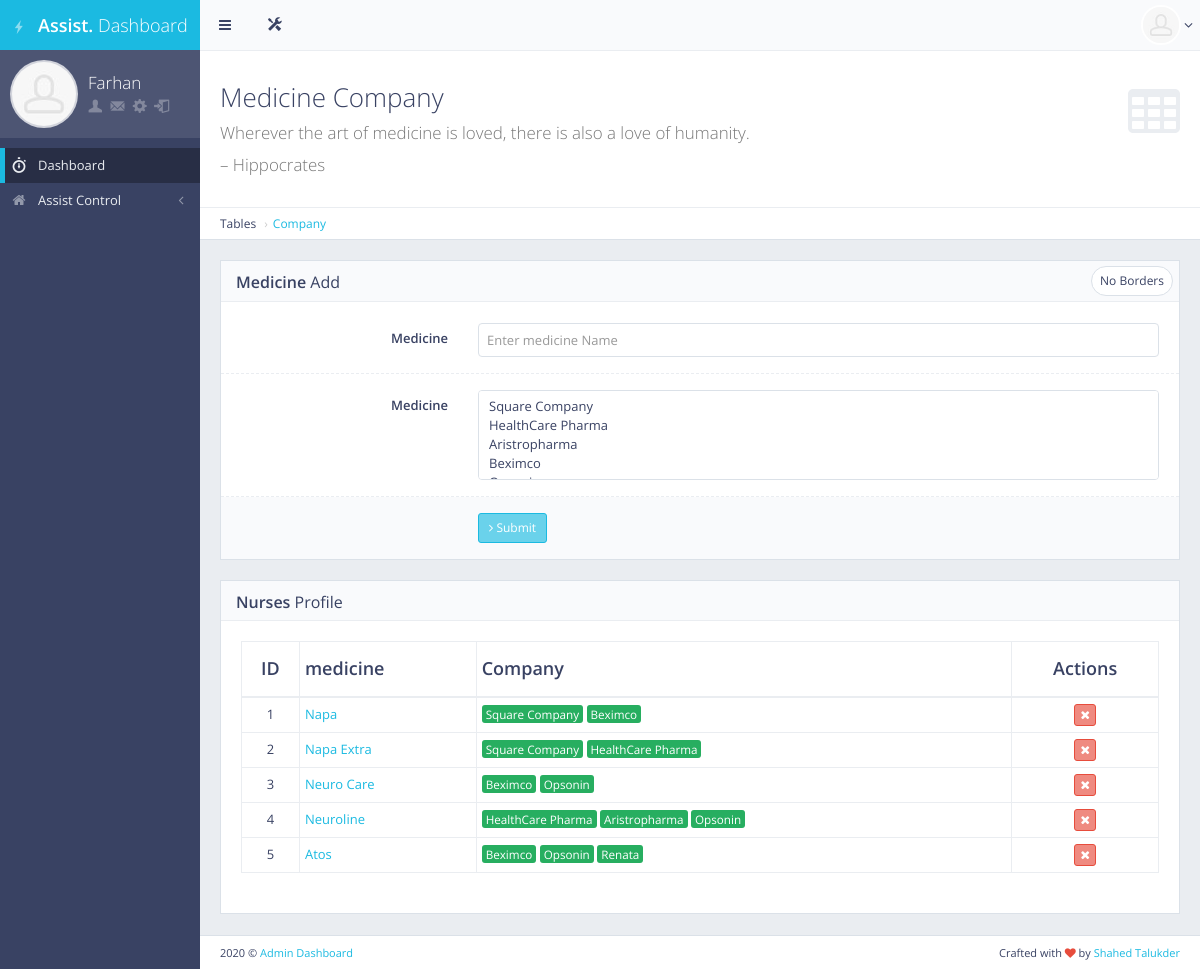
The page /medicine/ (signed in) on the database as committed earlier.
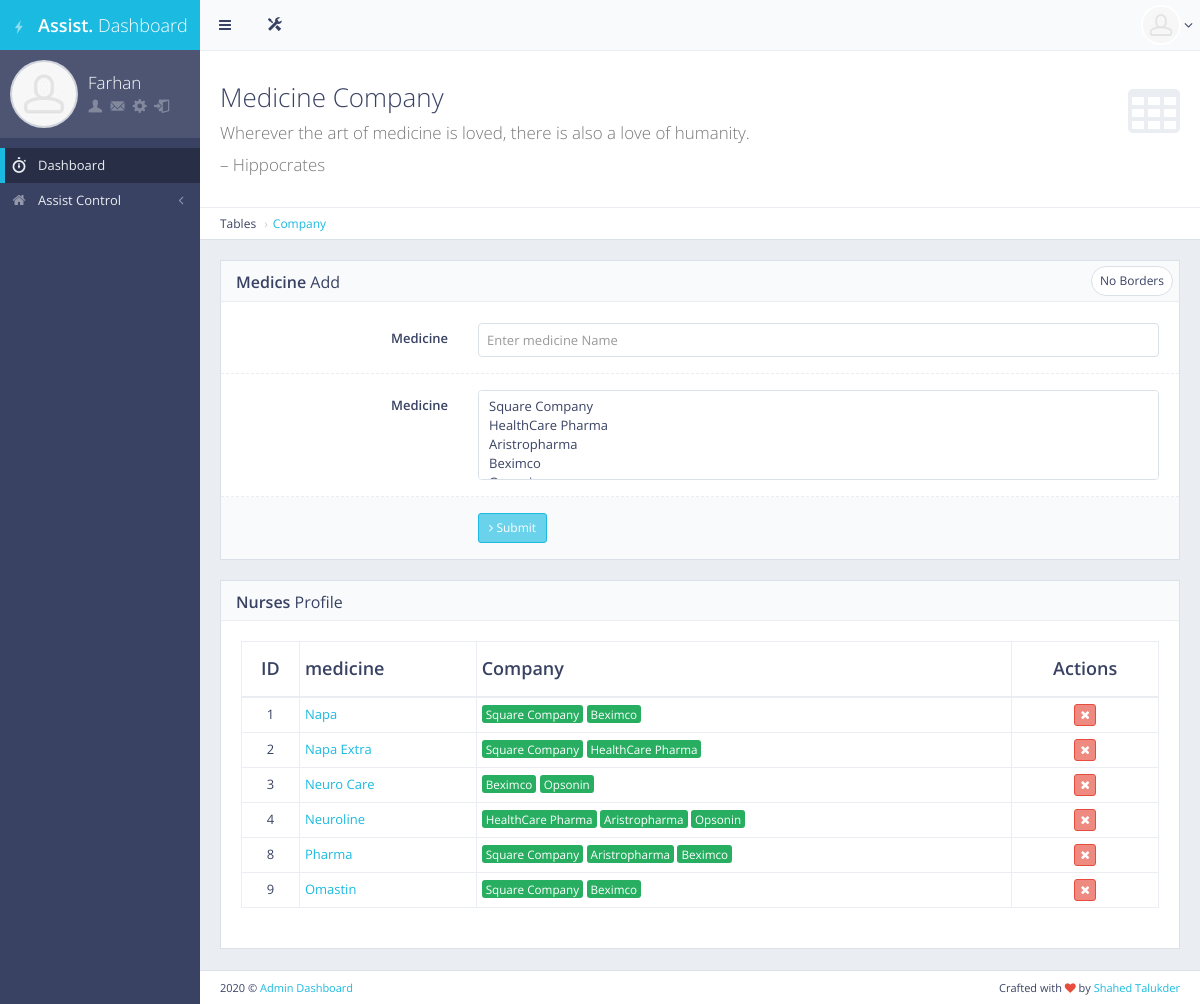
The same page on the database as committed later.
### main/models.py (models this page shows, shortened)
class User(AbstractUser):
    is_patient = models.BooleanField(default=False)
    is_doctor = models.BooleanField(default=False)
    is_nurse = models.BooleanField(default=False)
    is_assistant = models.BooleanField(default=False)
    is_admin = models.BooleanField(default=False)
    is_registered = models.BooleanField(default=False)

class Medicine(models.Model):
    medicine_name = models.CharField(max_length=120,blank=True, null=True)
    company_name = models.ManyToManyField(MedicineCompany, related_name="company")
    class Meta:
        db_table = "medicine_info"

class MedicineCompany(models.Model):
    company_name = models.CharField(max_length=120,blank=True,null=True)
    class Meta:
        db_table = "medicine_company"

### frontend/views.py (the view, shortened to what this page needs)
# urls.py: path('medicine/', views.add_medicine, name="add_medicine"),
def add_medicine(request):
    if request.user.is_authenticated and request.user.is_assistant:
        med = Medicine.objects.all()
        company = MedicineCompany.objects.all()
        context = {"title":"Add Medicine","med":med,"cmp":company}
        return render(request, 'front/add_medicine.html',context)
    else:
        return redirect('/')

### frontend/templates/front/add_medicine.html (shortened to what this page needs)
{%extends 'front/base.html'%}
{%load static%}
{%block main_content%}
<div id="page-content">
    <div class="content-header">
        <div class="header-section">
            <h1>
                <i class="fa fa-table"></i>Medicine Company<br><small>Wherever the art of medicine is loved, there is also a love of humanity.</small><br/><small>– Hippocrates</small>
            </h1>
        </div>
    </div>
    <ul class="breadcrumb breadcrumb-top">
        <li>Tables</li>
        <li><a href="">Company</a></li>
    </ul>
    <div class="row">
        <div class="col-md-12">
            <div class="block">
                <div class="block-title">
                    <div class="block-options pull-right">
                        <a href="javascript:void(0)" class="btn btn-alt btn-sm btn-default toggle-bordered enable-tooltip" data-toggle="button" title="" data-original-title="Toggles .form-bordered class">No Borders</a>
                    </div>
                    <h2><strong>Medicine</strong> Add</h2>
                </div>
                <form method="POST" class="form-horizontal form-bordered">
                    <div class="form-group">
                        <label class="col-md-3 control-label">Medicine</label>
                        <div class="col-md-9">
                            <input class="form-control" name="medicineName" id="username" placeholder="Enter medicine Name" />
                        </div>
                    </div>
                    <div class="form-group">
                        <label class="col-md-3 control-label">Medicine</label>
                        <div class="col-md-9">
                            <select name="companies" id="company" class="form-control" multiple>
                                {%for i in cmp%}
                                <option value="{{i.id}}">{{i.company_name}}</option>
                                {%endfor%}
                            </select>
                        </div>
                    </div>
                    <div class="form-group form-actions">
                        <div class="col-md-9 col-md-offset-3">
                            <button type="submit" class="btn btn-sm btn-primary"><i class="fa fa-angle-right"></i> Submit</button>
                        </div>
                    </div>
                </form>
            </div>
        </div>
    </div>
    <div class="block full">
        <div class="block-title">
            <h2><strong>Nurses</strong> Profile</h2>
        </div>
        <div class="table-responsive">
            <table id="example-datatable" class="table table-vcenter table-condensed table-bordered">
                <thead>
                    <tr>
                        <th class="text-center">ID</th>
                        <th>medicine</th>
                        <th>Company</th>
                        <th class="text-center">Actions</th>
                    </tr>
                </thead>
                <tbody>
                    {%for i in med%}
                    <tr>
                        <td class="text-center">{{i.id}}</td>
                        <td><a href="javascript:void(0)">{{i.medicine_name | title}}</a></td>
                        <td>
                            {%for j in i.company_name.all%}
                            <span class="text-center label label-success">{{j.company_name}}</span>
                            {%endfor%}
                        </td>
                        <td class="text-center">
                            <div class="btn-group">
                                <a href="{% url 'delete_medicine' id=i.pk %}" data-toggle="tooltip" title="Delete" class="btn btn-xs btn-danger"><i class="fa fa-times"></i></a>
                            </div>
                        </td>
                    </tr>
                    {%endfor%}
                </tbody>
            </table>
        </div>
    </div>
</div>
{%endblock main_content%}

### frontend/templates/front/base.html (shortened to what this page needs)
<!DOCTYPE html> {%load static%}
<html class="no-js" lang="en">
<head>
    <link rel="stylesheet" href="{% static 'front/' %}css/bootstrap.min.css">
    <link rel="stylesheet" href="{% static 'front/' %}css/plugins.css">
    <link rel="stylesheet" href="{% static 'front/' %}css/main.css">
    <link rel="stylesheet" href="{% static 'front/' %}css/themes.css">
</head>
<body>
    <div id="page-wrapper">
        <div id="page-container" class="sidebar-partial sidebar-visible-lg sidebar-no-animations">
            <div id="sidebar">
                <div id="sidebar-scroll">
                    <div class="sidebar-content">
                        <a href="/" class="sidebar-brand">
                            {%if user.is_superuser%}
                                <i class="gi gi-flash"></i><span class="sidebar-nav-mini-hide"><strong>Admin </strong>Dashboard</span>
                            {%elif user.is_doctor%}
                                <i class="gi gi-flash"></i><span class="sidebar-nav-mini-hide"><strong>Doc </strong>Dashboard</span>
                            {%elif user.is_assistant%}
                                <i class="gi gi-flash"></i><span class="sidebar-nav-mini-hide"><strong>Assist. </strong>Dashboard</span>
                            {%elif user.is_nurse%}
                                <i class="gi gi-flash"></i><span class="sidebar-nav-mini-hide"><strong>Nurse. </strong>Dashboard</span>
                            {%endif%}
                        </a>
                        <div class="sidebar-section sidebar-user clearfix sidebar-nav-mini-hide">
                            <div class="sidebar-user-avatar">
                                <a href="page_ready_user_profile.html">
                                    <img src="{% static 'front/' %}img/placeholders/avatars/avatar2.jpg" alt="avatar">
                                </a>
                            </div>
                            <div class="sidebar-user-name">{{user.first_name | title}}</div>
                            <div class="sidebar-user-links">
                                <a href="/profile" data-toggle="tooltip" data-placement="bottom" title="Profile"><i class="gi gi-user"></i></a>
                                <a href="/" data-toggle="tooltip" data-placement="bottom" title="Report"><i class="gi gi-envelope"></i></a>
                                <a href="/" class="enable-tooltip" data-placement="bottom" title="Edit Profile"><i class="gi gi-cogwheel"></i></a>
                                <a href="/logout" data-toggle="tooltip" data-placement="bottom" title="Logout"><i class="gi gi-exit"></i></a>
                            </div>
                        </div>
                        <ul class="sidebar-nav">
                            <li>
                                <a href="/" class=" active"><i class="gi gi-stopwatch sidebar-nav-icon"></i><span class="sidebar-nav-mini-hide">Dashboard</span></a>
                            </li>
                            <li>
                                {%if user.is_superuser%}
                                <a href="#" class="sidebar-nav-menu"><i class="fa fa-angle-left sidebar-nav-indicator sidebar-nav-mini-hide"></i><i class="fa fa-home sidebar-nav-icon"></i><span class="sidebar-nav-mini-hide">User Control</span></a>
                                <ul>
                                    <li>
                                        <a href="/patient">Edit / Delete patient</a>
                                    </li>
                                    <li>
                                        <a href="/crudDoctor">CRUD Doctor</a>
                                    </li>
                                    <li>
                                        <a href="/crudNurse">CRUD Nurse</a>
                                    </li>
                                    <li>
                                        <a href="/crudAssistant">CRUD Assistant</a>
                                    </li>
                                    <li>
                                        <a href="/setbill">Set Bill</a>
                                    </li>
                                    <li>
                                        <a href="/control_info">Control Info</a>
                                    </li>
                                    <li>
                                        <a href="/reports_and_feedbacks">Check Feedback/Reports</a>
                                    </li>
                                </ul>
                                {%elif user.is_assistant%}
                                <a href="#" class="sidebar-nav-menu"><i class="fa fa-angle-left sidebar-nav-indicator sidebar-nav-mini-hide"></i><i class="fa fa-home sidebar-nav-icon"></i><span class="sidebar-nav-mini-hide">Assist Control</span></a>
                                {%endif%}
                            </li>
                        </ul>
                    </div>
                </div>
            </div>
            <div id="main-container">
                <header class="navbar navbar-default">
                    <ul class="nav navbar-nav-custom">
                        <li>
                            <a href="javascript:void(0)" onclick="App.sidebar('toggle-sidebar');this.blur();">
                                <i class="fa fa-bars fa-fw"></i>
                            </a>
                        </li>
                        <li class="dropdown">
                            <a href="javascript:void(0)" class="dropdown-toggle" data-toggle="dropdown">
                                <i class="gi gi-settings"></i>
                            </a>
                        </li>
                    </ul>
                    <ul class="nav navbar-nav-custom pull-right">
                        <li class="dropdown">
                            <a href="javascript:void(0)" class="dropdown-toggle" data-toggle="dropdown">
                                <img src="{% static 'front/' %}img/placeholders/avatars/avatar2.jpg" alt="avatar"> <i class="fa fa-angle-down"></i>
                            </a>
                        </li>
                    </ul>
                </header>
                {%block main_content%}{%endblock main_content%}
                <footer class="clearfix">
                    <div class="pull-right">
                        Crafted with <i class="fa fa-heart text-danger"></i> by <a href="http://facebook.com/shahed.talukder32" target="_blank">Shahed Talukder</a>
                    </div>
                    <div class="pull-left">
                        <span><script>document.write(new Date().getFullYear())</script></span> &copy; <a href="#" target="_blank">Admin Dashboard</a>
                    </div>
                </footer>
            </div>
        </div>
    </div>
</body>
</html>

Rows that differ between the two databases and show on the page:
removed Medicine: id "5", medicine_name "Atos", MedicineCompany (company_name "Beximco"), MedicineCompany (company_name "Opsonin")
no longer on this page (row unchanged): MedicineCompany: company_name "Renata", shown under "5"
added Medicine: id "8", medicine_name "Pharma", MedicineCompany (company_name "Square Company"), MedicineCompany (company_name "Aristropharma"), MedicineCompany (company_name "Beximco")
added Medicine: id "9", medicine_name "Omastin", MedicineCompany (company_name "Square Company"), MedicineCompany (company_name "Beximco")
